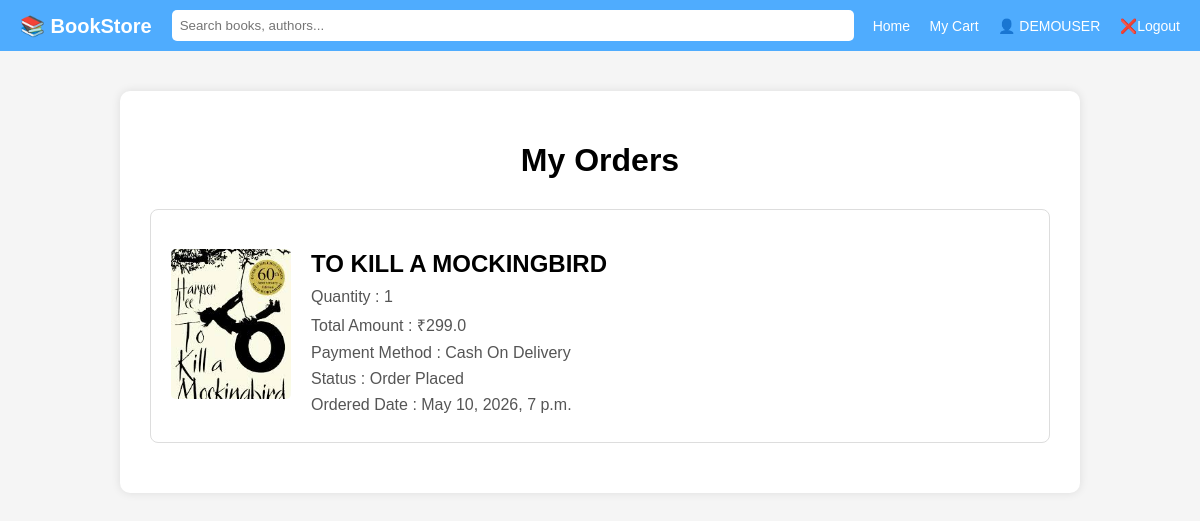
Screenshot of /orders/ (signed in) with the database file from the repository.
### orders_app/models.py (models this page shows, shortened)
class Order(models.Model):
    user = models.ForeignKey(User,on_delete=models.CASCADE)
    book = models.ForeignKey(Book,on_delete=models.CASCADE)
    quantity = models.PositiveIntegerField(default=1)
    total_amount = models.FloatField()
    payment_method = models.CharField(max_length=50, default='Cash on Delivery')
    status = models.CharField(max_length=50, default='Order Placed')
    created_at = models.DateTimeField(auto_now_add=True)

### products_app/models.py (models this page shows, shortened)
class Book(models.Model):
    genre = models.ForeignKey(Genre, on_delete=models.CASCADE)
    title = models.CharField(max_length=150)
    slug = models.SlugField(unique=True,blank=True)
    author  = models.CharField(max_length=150)
    short_description = models.TextField()
    price = models.IntegerField(null=True,blank=True)
    stock = models.PositiveIntegerField()
    image = models.ImageField(upload_to='book_images/',null=True,blank=True)
    is_active = models.BooleanField(default=True)
    created_at = models.DateTimeField(auto_now_add=True)
    updated_at = models.DateTimeField(auto_now=True)

### orders_app/views.py (the view)
# urls.py: path('orders/', include('orders_app.urls'))
@login_required(login_url='signin')
def orders(request):
    orders = Order.objects.filter(
        user=request.user
    ).order_by('-id')
    return render(request, 'orders.html', {
        'orders': orders
    })

### orders_app/templates/orders.html (shortened to what this page needs)
{% load static %}
<!DOCTYPE html>
<html lang="en">
<head>
    <link rel="stylesheet" href="{% static 'checkout.css' %}">
</head>
<body>
    <nav class="navbar">
        <div class="logo">
            📚 BookStore
        </div>
        <div class="search-bar">
            <input type="text" placeholder="Search books, authors...">
        </div>
        <div class="nav-links">
            <a href="/">Home</a>
            {% if user.is_authenticated %}
            <a href="{% url 'cart' %}">My Cart</a>
            <a href="#">👤 {{request.user}}</a>
            <a href="{% url 'logout' %}">❌Logout</a>
            {% else %}
            <a href="{% url 'signin' %}">Login</a>
            {% endif %}
        </div>
    </nav>
    <div class="checkout-container">
        <div class="checkout-box">
            <h1>
                My Orders
            </h1>
            {% if orders %}
            {% for order in orders %}
            <div class="product-card">
                <div class="product-image">
                    <img src="{{ order.book.image.url }}" alt="book">
                </div>
                <div class="product-details">
                    <h2>
                        {{ order.book.title }}
                    </h2>
                    <p>
                        Quantity :
                        {{ order.quantity }}
                    </p>
                    <p>
                        Total Amount :
                        ₹{{ order.total_amount }}
                    </p>
                    <p>
                        Payment Method :
                        {{ order.payment_method }}
                    </p>
                    <p>
                        Status :
                        {{ order.status }}
                    </p>
                    <p>
                        Ordered Date :
                        {{ order.created_at }}
                    </p>
                </div>
            </div>
            {% endfor %}
            {% else %}
            <div class="empty-orders">
                <h2>
                    No Orders Found
                </h2>
            </div>
            {% endif %}
        </div>
    </div>
</body>
</html>

### orders_app/static/checkout.css (style rules this page uses)
body { font-family: Arial, sans-serif; margin: 0; background: #f5f5f5; }
.navbar { display: flex; align-items: center; justify-content: space-between; background: #4facfe; padding: 10px 20px; color: white; }
.logo { font-size: 20px; font-weight: bold; }
.search-bar { flex: 1; margin: 0 20px; }
.search-bar input { width: 100%; padding: 8px; border-radius: 5px; border: none; outline: none; }
.nav-links a { color: white; margin-left: 15px; text-decoration: none; font-size: 14px; }
.checkout-container { width: 100%; display: flex; justify-content: center; margin-top: 40px; }
.checkout-box { width: 75%; background: white; padding: 30px; border-radius: 10px; box-shadow: 0 0 10px rgba(0,0,0,0.1); }
.checkout-box h1 { text-align: center; margin-bottom: 30px; }
.product-card { display: flex; align-items: center; gap: 20px; border: 1px solid #ddd; padding: 20px; border-radius: 8px; margin-bottom: 20px; }
.product-image img { width: 120px; height: 150px; object-fit: cover; border-radius: 5px; }
.product-details { flex: 1; }
.product-details h2 { margin-bottom: 10px; }
.product-details p { margin: 8px 0; color: #555; }

### rows the page displays
Order: book.image (picture), book "TO KILL A MOCKINGBIRD", quantity "1", total_amount "299.0", payment_method "Cash On Delivery", status "Order Placed", created_at "May 10, 2026, 7 p.m."

### other values shown
{{ request.user }} "DEMOUSER"
